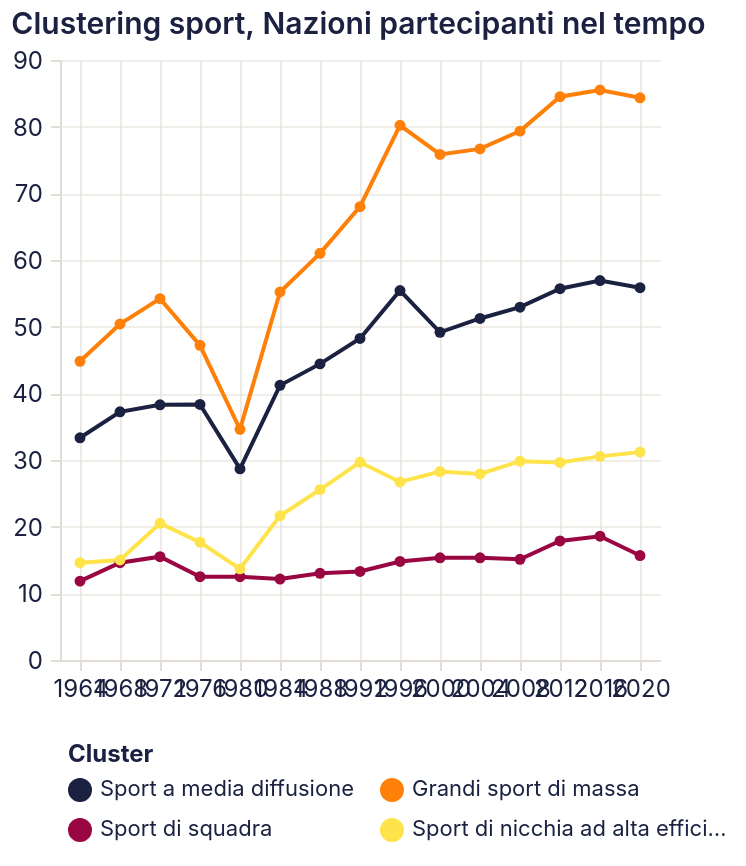

This figure's Vega-Lite source:
### Vega-Lite specification from a JSON file in a GitHub repository (floating-point values rounded to 4 significant figures)
{"$schema": "https://vega.github.io/schema/vega-lite/v5.20.1.json", "config": {"arc": {"fill": "#1b2140"}, "area": {"fill": "#1b2140", "fillOpacity": 0.15, "line": true}, "axis": {"domainColor": "#e2ddd4", "grid": true, "gridColor": "#e2ddd4", "gridWidth": 0.6, "labelAngle": 0, "labelColor": "#1b2140", "labelFont": "Inter, system-ui, -apple-system, BlinkMacSystemFont, 'Segoe UI', Roboto, sans-serif", "labelFontSize": 12, "labelFontWeight": 400, "labelPadding": 4, "tickColor": "#e2ddd4", "tickSize": 5, "titleColor": "#1b2140", "titleFont": "Inter, system-ui, -apple-system, BlinkMacSystemFont, 'Segoe UI', Roboto, sans-serif", "titleFontSize": 12, "titleFontWeight": 600}, "axisBand": {"grid": false}, "background": "transparent", "bar": {"fill": "#1b2140"}, "legend": {"labelColor": "#1b2140", "labelFont": "Inter, system-ui, -apple-system, BlinkMacSystemFont, 'Segoe UI', Roboto, sans-serif", "labelFontSize": 11, "padding": 4, "symbolType": "circle", "titleColor": "#1b2140", "titleFont": "Inter, system-ui, -apple-system, BlinkMacSystemFont, 'Segoe UI', Roboto, sans-serif", "titleFontSize": 12}, "line": {"stroke": "#1b2140", "strokeWidth": 2}, "mark": {"color": "#1b2140"}, "path": {"stroke": "#1b2140"}, "point": {"fill": "#1b2140", "filled": true}, "range": {"category": ["#1b2140", "#ff8009", "#9a0641", "#ffe34a", "#e7b6af", "#0088b0", "#e03830"]}, "rect": {"fill": "#1b2140"}, "shape": {"stroke": "#1b2140"}, "symbol": {"fill": "#1b2140"}, "title": {"anchor": "start", "color": "#1b2140", "font": "Inter, system-ui, -apple-system, BlinkMacSystemFont, 'Segoe UI', Roboto, sans-serif", "fontSize": 15, "fontWeight": 600, "subtitleColor": "#1b2140", "subtitleFont": "Inter, system-ui, -apple-system, BlinkMacSystemFont, 'Segoe UI', Roboto, sans-serif"}, "view": {"continuousHeight": 300, "continuousWidth": 400, "fill": null, "stroke": null}}, "data": {"name": "data-080ccd69ecef4f4daf031e75ff8eb903"}, "datasets": {"data-080ccd69ecef4f4daf031e75ff8eb903": [{"athletes_per_event": 21.05, "athletes_per_event_norm": 0.9614, "cluster_k4": "Sport a media diffusione", "hhi_gold": 0.3237, "hhi_gold_norm": 1.126, "mean_gold_per_athletes": 0.2227, "mean_gold_per_athletes_norm": 1.065, "mean_gold_per_popul": 2.802e-07, "mean_gold_per_popul_norm": 2.79, "n_nations": 33.33, "n_nations_norm": 0.7279, "year": 1964}, {"athletes_per_event": 23.01, "athletes_per_event_norm": 1.051, "cluster_k4": "Sport a media diffusione", "hhi_gold": 0.2776, "hhi_gold_norm": 0.9656, "mean_gold_per_athletes": 0.1717, "mean_gold_per_athletes_norm": 0.8209, "mean_gold_per_popul": 9.494e-08, "mean_gold_per_popul_norm": 0.9453, "n_nations": 37.22, "n_nations_norm": 0.8129, "year": 1968}, {"athletes_per_event": 23.83, "athletes_per_event_norm": 1.088, "cluster_k4": "Sport a media diffusione", "hhi_gold": 0.3799, "hhi_gold_norm": 1.321, "mean_gold_per_athletes": 0.2006, "mean_gold_per_athletes_norm": 0.9592, "mean_gold_per_popul": 1.087e-07, "mean_gold_per_popul_norm": 1.082, "n_nations": 38.27, "n_nations_norm": 0.8358, "year": 1972}, {"athletes_per_event": 21.76, "athletes_per_event_norm": 0.9938, "cluster_k4": "Sport a media diffusione", "hhi_gold": 0.3798, "hhi_gold_norm": 1.321, "mean_gold_per_athletes": 0.2594, "mean_gold_per_athletes_norm": 1.24, "mean_gold_per_popul": 1.043e-07, "mean_gold_per_popul_norm": 1.038, "n_nations": 38.33, "n_nations_norm": 0.8371, "year": 1976}, {"athletes_per_event": 16.62, "athletes_per_event_norm": 0.7591, "cluster_k4": "Sport a media diffusione", "hhi_gold": 0.3524, "hhi_gold_norm": 1.226, "mean_gold_per_athletes": 0.2327, "mean_gold_per_athletes_norm": 1.113, "mean_gold_per_popul": 1.325e-07, "mean_gold_per_popul_norm": 1.319, "n_nations": 28.67, "n_nations_norm": 0.626, "year": 1980}, {"athletes_per_event": 22.31, "athletes_per_event_norm": 1.019, "cluster_k4": "Sport a media diffusione", "hhi_gold": 0.3053, "hhi_gold_norm": 1.062, "mean_gold_per_athletes": 0.199, "mean_gold_per_athletes_norm": 0.9517, "mean_gold_per_popul": 1e-07, "mean_gold_per_popul_norm": 0.9956, "n_nations": 41.2, "n_nations_norm": 0.8997, "year": 1984}, {"athletes_per_event": 21.35, "athletes_per_event_norm": 0.9753, "cluster_k4": "Sport a media diffusione", "hhi_gold": 0.2804, "hhi_gold_norm": 0.9754, "mean_gold_per_athletes": 0.1638, "mean_gold_per_athletes_norm": 0.7835, "mean_gold_per_popul": 8.154e-08, "mean_gold_per_popul_norm": 0.8119, "n_nations": 44.42, "n_nations_norm": 0.97, "year": 1988}, {"athletes_per_event": 24.96, "athletes_per_event_norm": 1.14, "cluster_k4": "Sport a media diffusione", "hhi_gold": 0.2784, "hhi_gold_norm": 0.9681, "mean_gold_per_athletes": 0.1771, "mean_gold_per_athletes_norm": 0.8467, "mean_gold_per_popul": 8.431e-08, "mean_gold_per_popul_norm": 0.8395, "n_nations": 48.23, "n_nations_norm": 1.053, "year": 1992}, {"athletes_per_event": 25.65, "athletes_per_event_norm": 1.172, "cluster_k4": "Sport a media diffusione", "hhi_gold": 0.2439, "hhi_gold_norm": 0.8482, "mean_gold_per_athletes": 0.166, "mean_gold_per_athletes_norm": 0.7939, "mean_gold_per_popul": 6.745e-08, "mean_gold_per_popul_norm": 0.6715, "n_nations": 55.42, "n_nations_norm": 1.21, "year": 1996}, {"athletes_per_event": 21.42, "athletes_per_event_norm": 0.9784, "cluster_k4": "Sport a media diffusione", "hhi_gold": 0.245, "hhi_gold_norm": 0.8522, "mean_gold_per_athletes": 0.2, "mean_gold_per_athletes_norm": 0.9564, "mean_gold_per_popul": 7.061e-08, "mean_gold_per_popul_norm": 0.7031, "n_nations": 49.15, "n_nations_norm": 1.073, "year": 2000}, {"athletes_per_event": 21.15, "athletes_per_event_norm": 0.9658, "cluster_k4": "Sport a media diffusione", "hhi_gold": 0.2784, "hhi_gold_norm": 0.9681, "mean_gold_per_athletes": 0.2646, "mean_gold_per_athletes_norm": 1.265, "mean_gold_per_popul": 8.158e-08, "mean_gold_per_popul_norm": 0.8122, "n_nations": 51.23, "n_nations_norm": 1.119, "year": 2004}, {"athletes_per_event": 21.92, "athletes_per_event_norm": 1.001, "cluster_k4": "Sport a media diffusione", "hhi_gold": 0.2624, "hhi_gold_norm": 0.9127, "mean_gold_per_athletes": 0.211, "mean_gold_per_athletes_norm": 1.009, "mean_gold_per_popul": 7.37e-08, "mean_gold_per_popul_norm": 0.7338, "n_nations": 52.92, "n_nations_norm": 1.156, "year": 2008}, {"athletes_per_event": 21.11, "athletes_per_event_norm": 0.9642, "cluster_k4": "Sport a media diffusione", "hhi_gold": 0.2949, "hhi_gold_norm": 1.026, "mean_gold_per_athletes": 0.2266, "mean_gold_per_athletes_norm": 1.084, "mean_gold_per_popul": 6.363e-08, "mean_gold_per_popul_norm": 0.6336, "n_nations": 55.69, "n_nations_norm": 1.216, "year": 2012}, {"athletes_per_event": 21.29, "athletes_per_event_norm": 0.9724, "cluster_k4": "Sport a media diffusione", "hhi_gold": 0.2046, "hhi_gold_norm": 0.7117, "mean_gold_per_athletes": 0.2093, "mean_gold_per_athletes_norm": 1.001, "mean_gold_per_popul": 6.756e-08, "mean_gold_per_popul_norm": 0.6727, "n_nations": 56.92, "n_nations_norm": 1.243, "year": 2016}, {"athletes_per_event": 20.99, "athletes_per_event_norm": 0.9585, "cluster_k4": "Sport a media diffusione", "hhi_gold": 0.2061, "hhi_gold_norm": 0.7169, "mean_gold_per_athletes": 0.2323, "mean_gold_per_athletes_norm": 1.111, "mean_gold_per_popul": 9.553e-08, "mean_gold_per_popul_norm": 0.9512, "n_nations": 55.85, "n_nations_norm": 1.22, "year": 2020}, {"athletes_per_event": 57.83, "athletes_per_event_norm": 1.112, "cluster_k4": "Grandi sport di massa", "hhi_gold": 0.3632, "hhi_gold_norm": 1.269, "mean_gold_per_athletes": 0.1755, "mean_gold_per_athletes_norm": 0.9813, "mean_gold_per_popul": 1.215e-07, "mean_gold_per_popul_norm": 0.7514, "n_nations": 44.8, "n_nations_norm": 0.6845, "year": 1964}, {"athletes_per_event": 60.35, "athletes_per_event_norm": 1.161, "cluster_k4": "Grandi sport di massa", "hhi_gold": 0.3474, "hhi_gold_norm": 1.213, "mean_gold_per_athletes": 0.1759, "mean_gold_per_athletes_norm": 0.9832, "mean_gold_per_popul": 7.114e-08, "mean_gold_per_popul_norm": 0.44, "n_nations": 50.4, "n_nations_norm": 0.77, "year": 1968}, {"athletes_per_event": 65.2, "athletes_per_event_norm": 1.254, "cluster_k4": "Grandi sport di massa", "hhi_gold": 0.3152, "hhi_gold_norm": 1.101, "mean_gold_per_athletes": 0.1906, "mean_gold_per_athletes_norm": 1.065, "mean_gold_per_popul": 1.066e-07, "mean_gold_per_popul_norm": 0.6594, "n_nations": 54.2, "n_nations_norm": 0.8281, "year": 1972}, {"athletes_per_event": 54.16, "athletes_per_event_norm": 1.042, "cluster_k4": "Grandi sport di massa", "hhi_gold": 0.3297, "hhi_gold_norm": 1.152, "mean_gold_per_athletes": 0.1685, "mean_gold_per_athletes_norm": 0.942, "mean_gold_per_popul": 9.776e-08, "mean_gold_per_popul_norm": 0.6046, "n_nations": 47.2, "n_nations_norm": 0.7211, "year": 1976}, {"athletes_per_event": 41.44, "athletes_per_event_norm": 0.797, "cluster_k4": "Grandi sport di massa", "hhi_gold": 0.4511, "hhi_gold_norm": 1.575, "mean_gold_per_athletes": 0.1972, "mean_gold_per_athletes_norm": 1.102, "mean_gold_per_popul": 9.516e-08, "mean_gold_per_popul_norm": 0.5885, "n_nations": 34.6, "n_nations_norm": 0.5286, "year": 1980}, {"athletes_per_event": 46.93, "athletes_per_event_norm": 0.9026, "cluster_k4": "Grandi sport di massa", "hhi_gold": 0.3423, "hhi_gold_norm": 1.195, "mean_gold_per_athletes": 0.1912, "mean_gold_per_athletes_norm": 1.069, "mean_gold_per_popul": 5.663e-08, "mean_gold_per_popul_norm": 0.3503, "n_nations": 55.2, "n_nations_norm": 0.8434, "year": 1984}, {"athletes_per_event": 52.26, "athletes_per_event_norm": 1.005, "cluster_k4": "Grandi sport di massa", "hhi_gold": 0.3073, "hhi_gold_norm": 1.073, "mean_gold_per_athletes": 0.1826, "mean_gold_per_athletes_norm": 1.021, "mean_gold_per_popul": 1.487e-07, "mean_gold_per_popul_norm": 0.9194, "n_nations": 61.0, "n_nations_norm": 0.932, "year": 1988}, {"athletes_per_event": 53.52, "athletes_per_event_norm": 1.029, "cluster_k4": "Grandi sport di massa", "hhi_gold": 0.2528, "hhi_gold_norm": 0.8828, "mean_gold_per_athletes": 0.1318, "mean_gold_per_athletes_norm": 0.7367, "mean_gold_per_popul": 4.934e-08, "mean_gold_per_popul_norm": 0.3051, "n_nations": 68.0, "n_nations_norm": 1.039, "year": 1992}, {"athletes_per_event": 56.28, "athletes_per_event_norm": 1.082, "cluster_k4": "Grandi sport di massa", "hhi_gold": 0.1699, "hhi_gold_norm": 0.5932, "mean_gold_per_athletes": 0.1412, "mean_gold_per_athletes_norm": 0.7893, "mean_gold_per_popul": 8.834e-08, "mean_gold_per_popul_norm": 0.5463, "n_nations": 80.2, "n_nations_norm": 1.225, "year": 1996}, {"athletes_per_event": 51.11, "athletes_per_event_norm": 0.9829, "cluster_k4": "Grandi sport di massa", "hhi_gold": 0.2517, "hhi_gold_norm": 0.879, "mean_gold_per_athletes": 0.2067, "mean_gold_per_athletes_norm": 1.156, "mean_gold_per_popul": 1.44e-07, "mean_gold_per_popul_norm": 0.8906, "n_nations": 75.83, "n_nations_norm": 1.159, "year": 2000}, {"athletes_per_event": 49.84, "athletes_per_event_norm": 0.9585, "cluster_k4": "Grandi sport di massa", "hhi_gold": 0.2203, "hhi_gold_norm": 0.7694, "mean_gold_per_athletes": 0.1594, "mean_gold_per_athletes_norm": 0.8914, "mean_gold_per_popul": 1.117e-07, "mean_gold_per_popul_norm": 0.6906, "n_nations": 76.67, "n_nations_norm": 1.171, "year": 2004}, {"athletes_per_event": 50.24, "athletes_per_event_norm": 0.9662, "cluster_k4": "Grandi sport di massa", "hhi_gold": 0.276, "hhi_gold_norm": 0.9637, "mean_gold_per_athletes": 0.1821, "mean_gold_per_athletes_norm": 1.018, "mean_gold_per_popul": 7.692e-08, "mean_gold_per_popul_norm": 0.4758, "n_nations": 79.33, "n_nations_norm": 1.212, "year": 2008}, {"athletes_per_event": 47.74, "athletes_per_event_norm": 0.9181, "cluster_k4": "Grandi sport di massa", "hhi_gold": 0.24, "hhi_gold_norm": 0.8382, "mean_gold_per_athletes": 0.1781, "mean_gold_per_athletes_norm": 0.9957, "mean_gold_per_popul": 1.568e-07, "mean_gold_per_popul_norm": 0.9698, "n_nations": 84.5, "n_nations_norm": 1.291, "year": 2012}, {"athletes_per_event": 48.72, "athletes_per_event_norm": 0.9369, "cluster_k4": "Grandi sport di massa", "hhi_gold": 0.2395, "hhi_gold_norm": 0.8363, "mean_gold_per_athletes": 0.1611, "mean_gold_per_athletes_norm": 0.9007, "mean_gold_per_popul": 9.945e-08, "mean_gold_per_popul_norm": 0.6151, "n_nations": 85.5, "n_nations_norm": 1.306, "year": 2016}, {"athletes_per_event": 44.34, "athletes_per_event_norm": 0.8528, "cluster_k4": "Grandi sport di massa", "hhi_gold": 0.1889, "hhi_gold_norm": 0.6598, "mean_gold_per_athletes": 0.2412, "mean_gold_per_athletes_norm": 1.349, "mean_gold_per_popul": 1.001e-06, "mean_gold_per_popul_norm": 6.193, "n_nations": 84.33, "n_nations_norm": 1.288, "year": 2020}, {"athletes_per_event": 11.33, "athletes_per_event_norm": 0.9742, "cluster_k4": "Sport di squadra", "hhi_gold": 0.9, "hhi_gold_norm": 1.205, "mean_gold_per_athletes": 0.0633, "mean_gold_per_athletes_norm": 1.0, "mean_gold_per_popul": 4.348e-08, "mean_gold_per_popul_norm": 0.9881, "n_nations": 11.83, "n_nations_norm": 0.8142, "year": 1964}, {"athletes_per_event": 14.0, "athletes_per_event_norm": 1.203, "cluster_k4": "Sport di squadra", "hhi_gold": 1.0, "hhi_gold_norm": 1.339, "mean_gold_per_athletes": 0.07315, "mean_gold_per_athletes_norm": 1.156, "mean_gold_per_popul": 4.079e-08, "mean_gold_per_popul_norm": 0.9269, "n_nations": 14.6, "n_nations_norm": 1.005, "year": 1968}, {"athletes_per_event": 14.83, "athletes_per_event_norm": 1.275, "cluster_k4": "Sport di squadra", "hhi_gold": 0.9167, "hhi_gold_norm": 1.228, "mean_gold_per_athletes": 0.06443, "mean_gold_per_athletes_norm": 1.018, "mean_gold_per_popul": 1.774e-08, "mean_gold_per_popul_norm": 0.4032, "n_nations": 15.5, "n_nations_norm": 1.066, "year": 1972}, {"athletes_per_event": 10.5, "athletes_per_event_norm": 0.9025, "cluster_k4": "Sport di squadra", "hhi_gold": 0.8333, "hhi_gold_norm": 1.116, "mean_gold_per_athletes": 0.06464, "mean_gold_per_athletes_norm": 1.021, "mean_gold_per_popul": 1.135e-07, "mean_gold_per_popul_norm": 2.579, "n_nations": 12.5, "n_nations_norm": 0.86, "year": 1976}, {"athletes_per_event": 9.833, "athletes_per_event_norm": 0.8452, "cluster_k4": "Sport di squadra", "hhi_gold": 0.75, "hhi_gold_norm": 1.004, "mean_gold_per_athletes": 0.05955, "mean_gold_per_athletes_norm": 0.9407, "mean_gold_per_popul": 7.791e-08, "mean_gold_per_popul_norm": 1.77, "n_nations": 12.5, "n_nations_norm": 0.86, "year": 1980}, {"athletes_per_event": 10.0, "athletes_per_event_norm": 0.8596, "cluster_k4": "Sport di squadra", "hhi_gold": 0.8333, "hhi_gold_norm": 1.116, "mean_gold_per_athletes": 0.06238, "mean_gold_per_athletes_norm": 0.9854, "mean_gold_per_popul": 1.752e-08, "mean_gold_per_popul_norm": 0.398, "n_nations": 12.14, "n_nations_norm": 0.8355, "year": 1984}, {"athletes_per_event": 10.64, "athletes_per_event_norm": 0.9148, "cluster_k4": "Sport di squadra", "hhi_gold": 0.6667, "hhi_gold_norm": 0.8927, "mean_gold_per_athletes": 0.04581, "mean_gold_per_athletes_norm": 0.7236, "mean_gold_per_popul": 1.825e-08, "mean_gold_per_popul_norm": 0.4147, "n_nations": 13.0, "n_nations_norm": 0.8944, "year": 1988}, {"athletes_per_event": 10.79, "athletes_per_event_norm": 0.9271, "cluster_k4": "Sport di squadra", "hhi_gold": 0.7143, "hhi_gold_norm": 0.9565, "mean_gold_per_athletes": 0.04618, "mean_gold_per_athletes_norm": 0.7295, "mean_gold_per_popul": 3.261e-08, "mean_gold_per_popul_norm": 0.741, "n_nations": 13.29, "n_nations_norm": 0.9141, "year": 1992}, {"athletes_per_event": 11.11, "athletes_per_event_norm": 0.9551, "cluster_k4": "Sport di squadra", "hhi_gold": 0.7222, "hhi_gold_norm": 0.9671, "mean_gold_per_athletes": 0.06127, "mean_gold_per_athletes_norm": 0.9678, "mean_gold_per_popul": 5.385e-08, "mean_gold_per_popul_norm": 1.224, "n_nations": 14.78, "n_nations_norm": 1.017, "year": 1996}, {"athletes_per_event": 11.11, "athletes_per_event_norm": 0.9551, "cluster_k4": "Sport di squadra", "hhi_gold": 0.6667, "hhi_gold_norm": 0.8927, "mean_gold_per_athletes": 0.06348, "mean_gold_per_athletes_norm": 1.003, "mean_gold_per_popul": 5.728e-08, "mean_gold_per_popul_norm": 1.302, "n_nations": 15.33, "n_nations_norm": 1.055, "year": 2000}, {"athletes_per_event": 11.33, "athletes_per_event_norm": 0.9742, "cluster_k4": "Sport di squadra", "hhi_gold": 0.6111, "hhi_gold_norm": 0.8183, "mean_gold_per_athletes": 0.06002, "mean_gold_per_athletes_norm": 0.9481, "mean_gold_per_popul": 4.765e-08, "mean_gold_per_popul_norm": 1.083, "n_nations": 15.33, "n_nations_norm": 1.055, "year": 2004}, {"athletes_per_event": 11.67, "athletes_per_event_norm": 1.003, "cluster_k4": "Sport di squadra", "hhi_gold": 0.7222, "hhi_gold_norm": 0.9671, "mean_gold_per_athletes": 0.07213, "mean_gold_per_athletes_norm": 1.139, "mean_gold_per_popul": 3.257e-08, "mean_gold_per_popul_norm": 0.7401, "n_nations": 15.11, "n_nations_norm": 1.04, "year": 2008}, {"athletes_per_event": 13.0, "athletes_per_event_norm": 1.117, "cluster_k4": "Sport di squadra", "hhi_gold": 0.5714, "hhi_gold_norm": 0.7652, "mean_gold_per_athletes": 0.06156, "mean_gold_per_athletes_norm": 0.9724, "mean_gold_per_popul": 4.161e-08, "mean_gold_per_popul_norm": 0.9455, "n_nations": 17.86, "n_nations_norm": 1.229, "year": 2012}, {"athletes_per_event": 12.86, "athletes_per_event_norm": 1.105, "cluster_k4": "Sport di squadra", "hhi_gold": 0.5714, "hhi_gold_norm": 0.7652, "mean_gold_per_athletes": 0.06695, "mean_gold_per_athletes_norm": 1.058, "mean_gold_per_popul": 2.996e-08, "mean_gold_per_popul_norm": 0.6808, "n_nations": 18.57, "n_nations_norm": 1.278, "year": 2016}, {"athletes_per_event": 11.5, "athletes_per_event_norm": 0.9885, "cluster_k4": "Sport di squadra", "hhi_gold": 0.7222, "hhi_gold_norm": 0.9671, "mean_gold_per_athletes": 0.08474, "mean_gold_per_athletes_norm": 1.338, "mean_gold_per_popul": 3.54e-08, "mean_gold_per_popul_norm": 0.8044, "n_nations": 15.67, "n_nations_norm": 1.078, "year": 2020}, {"athletes_per_event": 23.7, "athletes_per_event_norm": 0.7969, "cluster_k4": "Sport di nicchia ad alta efficienza", "hhi_gold": 0.725, "hhi_gold_norm": 1.016, "mean_gold_per_athletes": 0.3361, "mean_gold_per_athletes_norm": 0.9419, "mean_gold_per_popul": 5.445e-08, "mean_gold_per_popul_norm": 1.257, "n_nations": 14.6, "n_nations_norm": 0.6044, "year": 1964}, {"athletes_per_event": 25.95, "athletes_per_event_norm": 0.8726, "cluster_k4": "Sport di nicchia ad alta efficienza", "hhi_gold": 0.475, "hhi_gold_norm": 0.6657, "mean_gold_per_athletes": 0.3288, "mean_gold_per_athletes_norm": 0.9214, "mean_gold_per_popul": 3.765e-08, "mean_gold_per_popul_norm": 0.8688, "n_nations": 15.0, "n_nations_norm": 0.621, "year": 1968}, {"athletes_per_event": 35.25, "athletes_per_event_norm": 1.185, "cluster_k4": "Sport di nicchia ad alta efficienza", "hhi_gold": 0.625, "hhi_gold_norm": 0.8759, "mean_gold_per_athletes": 0.3432, "mean_gold_per_athletes_norm": 0.9617, "mean_gold_per_popul": 3.68e-08, "mean_gold_per_popul_norm": 0.8492, "n_nations": 20.5, "n_nations_norm": 0.8486, "year": 1972}, {"athletes_per_event": 26.88, "athletes_per_event_norm": 0.9037, "cluster_k4": "Sport di nicchia ad alta efficienza", "hhi_gold": 0.6458, "hhi_gold_norm": 0.9051, "mean_gold_per_athletes": 0.3485, "mean_gold_per_athletes_norm": 0.9766, "mean_gold_per_popul": 2.627e-08, "mean_gold_per_popul_norm": 0.6063, "n_nations": 17.67, "n_nations_norm": 0.7313, "year": 1976}, {"athletes_per_event": 19.33, "athletes_per_event_norm": 0.6501, "cluster_k4": "Sport di nicchia ad alta efficienza", "hhi_gold": 0.75, "hhi_gold_norm": 1.051, "mean_gold_per_athletes": 0.3796, "mean_gold_per_athletes_norm": 1.064, "mean_gold_per_popul": 9.739e-08, "mean_gold_per_popul_norm": 2.247, "n_nations": 13.67, "n_nations_norm": 0.5658, "year": 1980}, {"athletes_per_event": 32.59, "athletes_per_event_norm": 1.096, "cluster_k4": "Sport di nicchia ad alta efficienza", "hhi_gold": 0.7969, "hhi_gold_norm": 1.117, "mean_gold_per_athletes": 0.4189, "mean_gold_per_athletes_norm": 1.174, "mean_gold_per_popul": 3.832e-08, "mean_gold_per_popul_norm": 0.8843, "n_nations": 21.62, "n_nations_norm": 0.8952, "year": 1984}, {"athletes_per_event": 34.97, "athletes_per_event_norm": 1.176, "cluster_k4": "Sport di nicchia ad alta efficienza", "hhi_gold": 0.8472, "hhi_gold_norm": 1.187, "mean_gold_per_athletes": 0.4134, "mean_gold_per_athletes_norm": 1.158, "mean_gold_per_popul": 8.564e-08, "mean_gold_per_popul_norm": 1.976, "n_nations": 25.56, "n_nations_norm": 1.058, "year": 1988}, {"athletes_per_event": 38.75, "athletes_per_event_norm": 1.303, "cluster_k4": "Sport di nicchia ad alta efficienza", "hhi_gold": 0.7423, "hhi_gold_norm": 1.04, "mean_gold_per_athletes": 0.4097, "mean_gold_per_athletes_norm": 1.148, "mean_gold_per_popul": 3.98e-08, "mean_gold_per_popul_norm": 0.9184, "n_nations": 29.67, "n_nations_norm": 1.228, "year": 1992}, {"athletes_per_event": 30.52, "athletes_per_event_norm": 1.026, "cluster_k4": "Sport di nicchia ad alta efficienza", "hhi_gold": 0.7625, "hhi_gold_norm": 1.069, "mean_gold_per_athletes": 0.3032, "mean_gold_per_athletes_norm": 0.8496, "mean_gold_per_popul": 3.636e-08, "mean_gold_per_popul_norm": 0.839, "n_nations": 26.7, "n_nations_norm": 1.105, "year": 1996}, {"athletes_per_event": 27.5, "athletes_per_event_norm": 0.9247, "cluster_k4": "Sport di nicchia ad alta efficienza", "hhi_gold": 0.7358, "hhi_gold_norm": 1.031, "mean_gold_per_athletes": 0.3516, "mean_gold_per_athletes_norm": 0.9854, "mean_gold_per_popul": 2.449e-08, "mean_gold_per_popul_norm": 0.5651, "n_nations": 28.27, "n_nations_norm": 1.17, "year": 2000}, {"athletes_per_event": 30.43, "athletes_per_event_norm": 1.023, "cluster_k4": "Sport di nicchia ad alta efficienza", "hhi_gold": 0.6158, "hhi_gold_norm": 0.8631, "mean_gold_per_athletes": 0.3071, "mean_gold_per_athletes_norm": 0.8606, "mean_gold_per_popul": 3.402e-08, "mean_gold_per_popul_norm": 0.7852, "n_nations": 27.91, "n_nations_norm": 1.155, "year": 2004}, {"athletes_per_event": 30.41, "athletes_per_event_norm": 1.023, "cluster_k4": "Sport di nicchia ad alta efficienza", "hhi_gold": 0.7415, "hhi_gold_norm": 1.039, "mean_gold_per_athletes": 0.3215, "mean_gold_per_athletes_norm": 0.9009, "mean_gold_per_popul": 1.548e-08, "mean_gold_per_popul_norm": 0.3571, "n_nations": 29.82, "n_nations_norm": 1.234, "year": 2008}, {"athletes_per_event": 30.15, "athletes_per_event_norm": 1.014, "cluster_k4": "Sport di nicchia ad alta efficienza", "hhi_gold": 0.7926, "hhi_gold_norm": 1.111, "mean_gold_per_athletes": 0.3379, "mean_gold_per_athletes_norm": 0.9469, "mean_gold_per_popul": 4.894e-08, "mean_gold_per_popul_norm": 1.129, "n_nations": 29.64, "n_nations_norm": 1.227, "year": 2012}, {"athletes_per_event": 30.07, "athletes_per_event_norm": 1.011, "cluster_k4": "Sport di nicchia ad alta efficienza", "hhi_gold": 0.7528, "hhi_gold_norm": 1.055, "mean_gold_per_athletes": 0.3945, "mean_gold_per_athletes_norm": 1.105, "mean_gold_per_popul": 3.351e-08, "mean_gold_per_popul_norm": 0.7732, "n_nations": 30.55, "n_nations_norm": 1.264, "year": 2016}, {"athletes_per_event": 29.57, "athletes_per_event_norm": 0.9944, "cluster_k4": "Sport di nicchia ad alta efficienza", "hhi_gold": 0.6947, "hhi_gold_norm": 0.9736, "mean_gold_per_athletes": 0.3587, "mean_gold_per_athletes_norm": 1.005, "mean_gold_per_popul": 4.09e-08, "mean_gold_per_popul_norm": 0.9439, "n_nations": 31.18, "n_nations_norm": 1.291, "year": 2020}]}, "encoding": {"color": {"field": "cluster_k4", "legend": {"columns": 2, "orient": "bottom"}, "sort": ["Sport a media diffusione", "Grandi sport di massa", "Sport di squadra", "Sport di nicchia ad alta efficienza"], "title": "Cluster", "type": "nominal"}, "tooltip": [{"field": "cluster_k4", "type": "nominal"}, {"field": "year", "type": "quantitative"}, {"field": "valore_plot", "format": ".2f", "type": "quantitative"}], "x": {"axis": {"labelAngle": 0}, "field": "year", "title": null, "type": "ordinal"}, "y": {"field": "valore_plot", "scale": {}, "title": null, "type": "quantitative"}}, "height": 300, "mark": {"point": true, "type": "line"}, "params": [{"bind": {"input": "radio", "name": "Visualizzazione: ", "options": ["Valori assoluti", "Valori normalizzati"]}, "name": "view_mode_n_nations", "value": "Valori assoluti"}], "title": "Clustering sport, Nazioni partecipanti nel tempo", "transform": [{"as": "valore_plot", "calculate": "view_mode_n_nations == 'Valori normalizzati' ? datum.n_nations_norm : datum.n_nations"}], "width": "container"}
